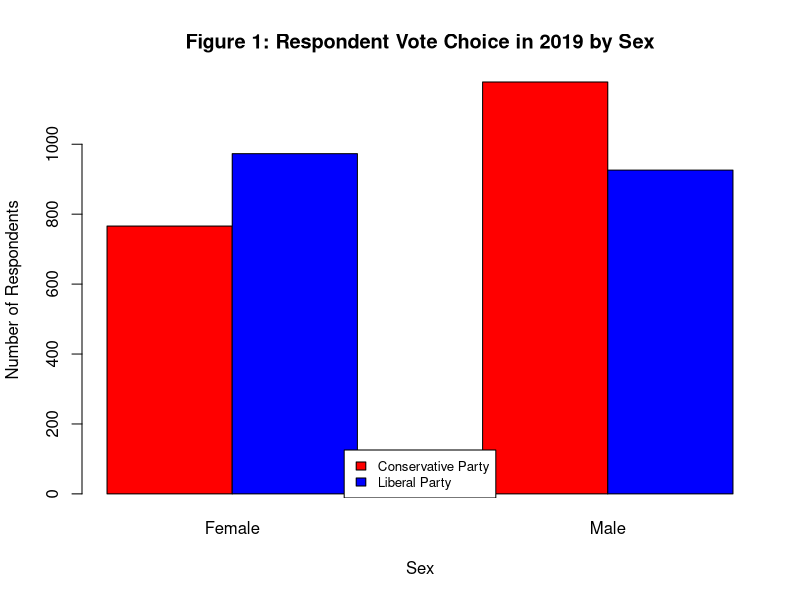
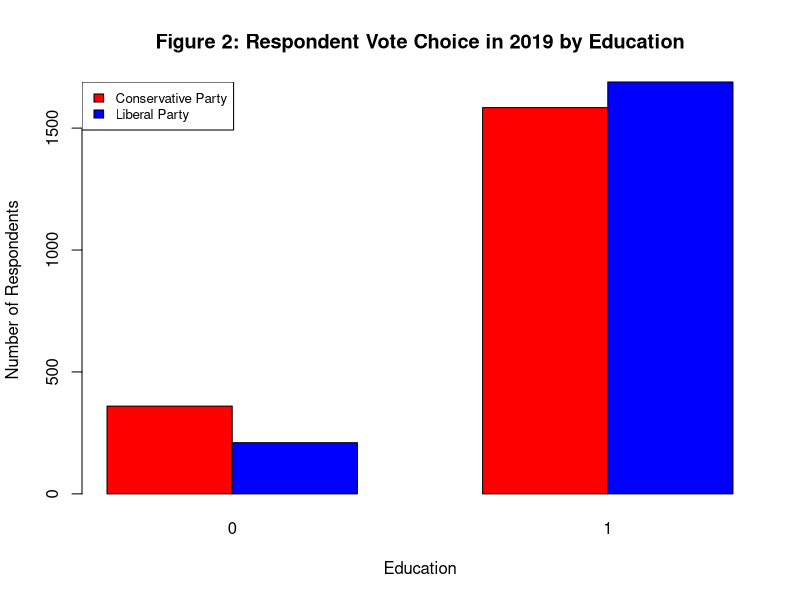
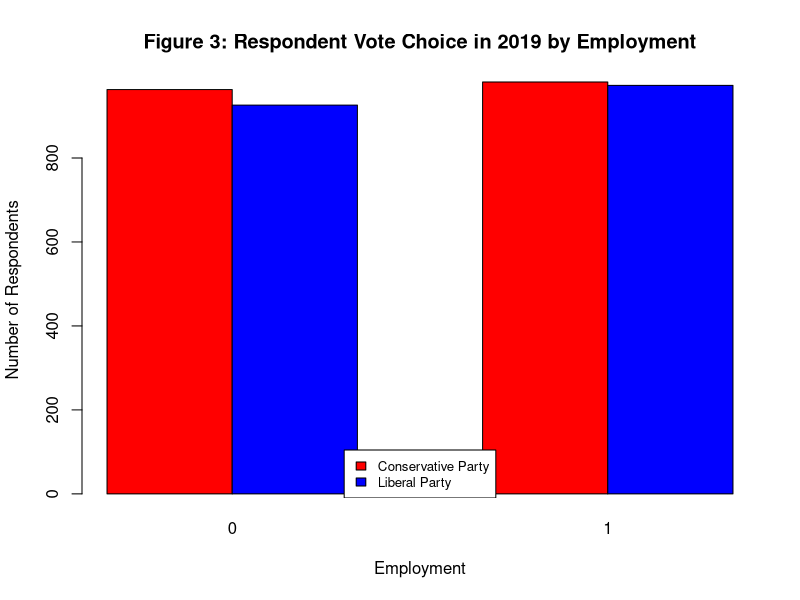
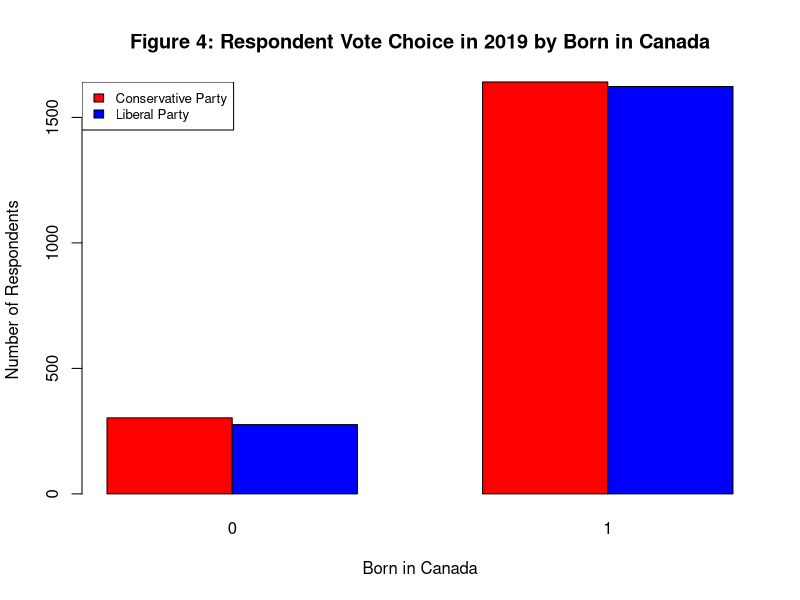
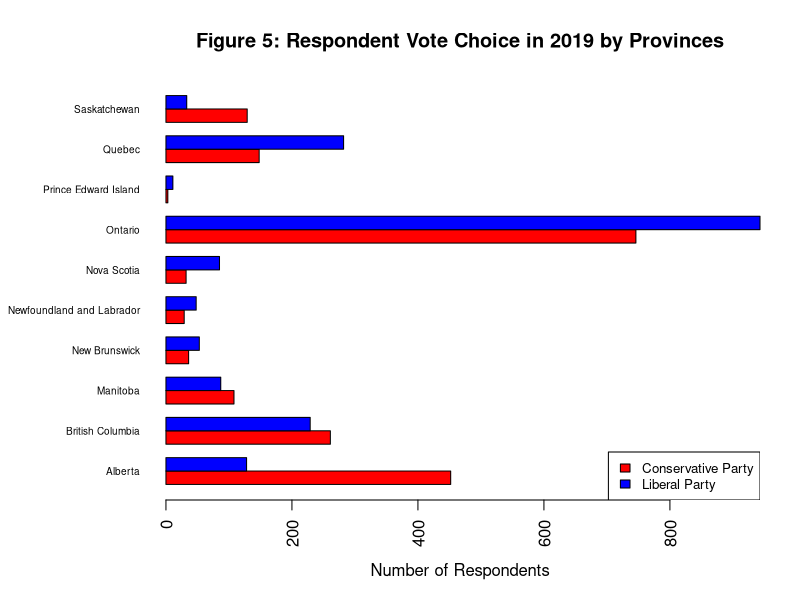
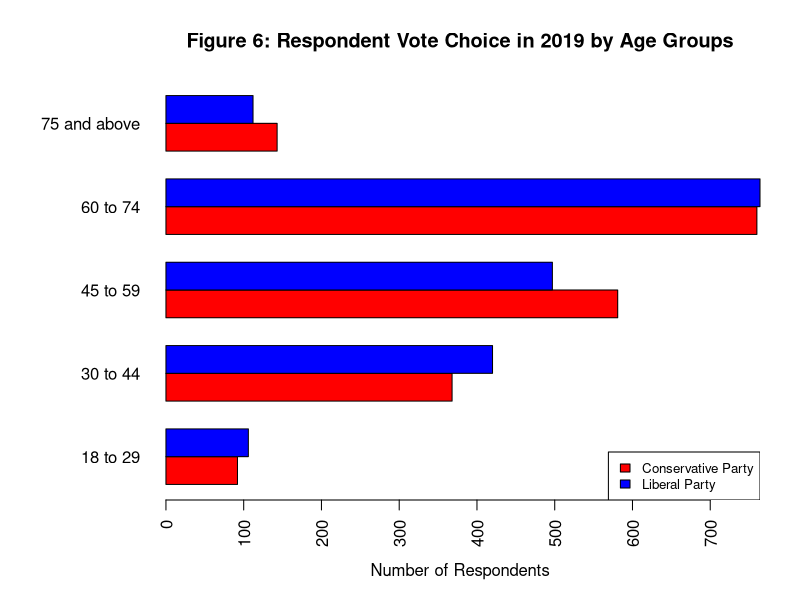

Recreate these plots in R, in order.
## ---- chunk 1
knitr::opts_chunk$set(echo = TRUE)
#setup library
library(ggplot2)
library(dplyr)
library(knitr)
library(readr)
library(tidyverse)
library(broom)
library(lme4)
library(readr)
#import cleaned data use for analysis
survey <- read_csv("survey_cleaned.csv")
post <- read_csv("census_cleaned.csv")
#remove NA by na.omit()
survey <- na.omit(survey)
post <- na.omit(post)
## ---- chunk 2
#create a bar plot of sex categorized by parties
sex <-table(survey$votechoice, survey$sex)
barplot(sex, beside=TRUE, main="Figure 1: Respondent Vote Choice in 2019 by Sex", xlab= "Sex", ylab= "Number of Respondents", col = c("red", "blue"))
legend("bottom", legend= c("Conservative Party", "Liberal Party"), fill = c("red", "blue"), cex=0.8, bg = "white")
## ---- chunk 3
#create a bar plot of college and above education categorized by parties
education <-table(survey$votechoice, survey$edu)
barplot(education, beside=TRUE, main="Figure 2: Respondent Vote Choice in 2019 by Education", xlab= "Education", ylab= "Number of Respondents", col = c("red", "blue"))
legend("topleft", legend= c("Conservative Party", "Liberal Party"), fill = c("red", "blue"), cex=0.8)
## ---- chunk 4
#create a bar plot of employed for pay categorized by parties
employment <-table(survey$votechoice, survey$employed)
barplot(employment, beside=TRUE, main="Figure 3: Respondent Vote Choice in 2019 by Employment", xlab= "Employment", ylab= "Number of Respondents", col = c("red", "blue"))
legend("bottom", legend= c("Conservative Party", "Liberal Party"), fill = c("red", "blue"), cex=0.8, bg = "white")

#create a bar plot of born in canada categorized by parties
born <-table(survey$votechoice, survey$bornin_canada)
barplot(born, beside=TRUE, main="Figure 4: Respondent Vote Choice in 2019 by Born in Canada", xlab= "Born in Canada", ylab= "Number of Respondents", col = c("red", "blue"))
legend("topleft", legend= c("Conservative Party", "Liberal Party"), fill = c("red", "blue"), cex=0.8)
## ---- chunk 5
#create a bar plot of provinces categorized by parties
par(las=2) # make label text perpendicular to axis
par(mar=c(5,8,4,2)) # increase y-axis margin
province <-table(survey$votechoice, survey$province)
barplot(province, beside=TRUE, horiz=TRUE, main="Figure 5: Respondent Vote Choice in 2019 by Provinces", xlab= "Number of Respondents", col = c("red", "blue"), cex.names=0.6)
legend("bottomright", legend= c("Conservative Party", "Liberal Party"), fill = c("red", "blue"), cex=0.8)
## ---- chunk 6
#create a bar plot of age groups categorized by parties
par(las=2) # make label text perpendicular to axis
par(mar=c(5,8,4,2)) # increase y-axis margin
age <-table(survey$votechoice, survey$age)
barplot(age, beside=TRUE, horiz=TRUE, main="Figure 6: Respondent Vote Choice in 2019 by Age Groups", xlab= "Number of Respondents", col = c("red", "blue"))
legend("bottomright", legend= c("Conservative Party", "Liberal Party"), fill = c("red", "blue"), cex=0.8)
